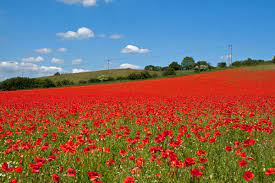
#> input picture Tugas 3 - Image Segmentation/1223800005 - SilfianaNH_Tugas3 Full Source Code/download.jpg, 275 x 183 px
$ python shiclustering.py
#> lines starting #> are read from the running program, lines starting #| are printed output that depends on the picture; after the words box and inside, x2 and y2 are one past the last pixel; in counts of white or black regions, pixels touching at a corner belong together
import cv2
import numpy as np

image = cv2.imread('download.jpg')
#> image is the input picture: shape (183, 275, 3); mean B, G, R 99.1, 105, 127.2
gray = cv2.cvtColor(image, cv2.COLOR_BGR2GRAY)
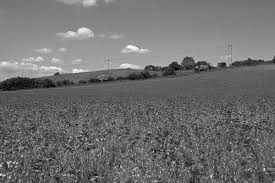
#> gray: shape (183, 275); min 3, max 254, mean 110.9
corners = cv2.goodFeaturesToTrack(gray, maxCorners=100, qualityLevel=0.01, minDistance=10)
#> corners = 100 rows, first 8: [195, 62], [21, 156], [264, 169], [8, 162], [5, 175], [224, 63], [5, 140], [153, 151]
corners = np.int0(corners)
for corner in corners:
    x, y = corner.ravel()
    cv2.circle(image, (x, y), 3, 255, -1)
#> this loop made 100 passes
#> (x, y) on passes 1 to 12: (195, 62), (21, 156), (264, 169), (8, 162), (5, 175), (224, 63), (5, 140), (153, 151), (138, 175), (174, 162), (91, 179), (257, 139)
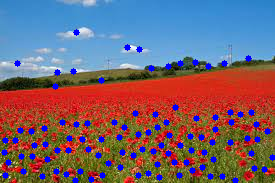
#> image: shape (183, 275, 3); 5.76% of pixels changed, all inside (x1, y1, x2, y2) = (1, 29, 275, 183)
cv2.imshow('Hasil Deteksi Corner', image)
cv2.waitKey(0)
cv2.destroyAllWindows()

$ run again, with Tugas 3 - Image Segmentation/1223800005 - SilfianaNH_Tugas3 Full Source Code/best.jpg copied over Tugas 3 - Image Segmentation/1223800005 - SilfianaNH_Tugas3 Full Source Code/download.jpg
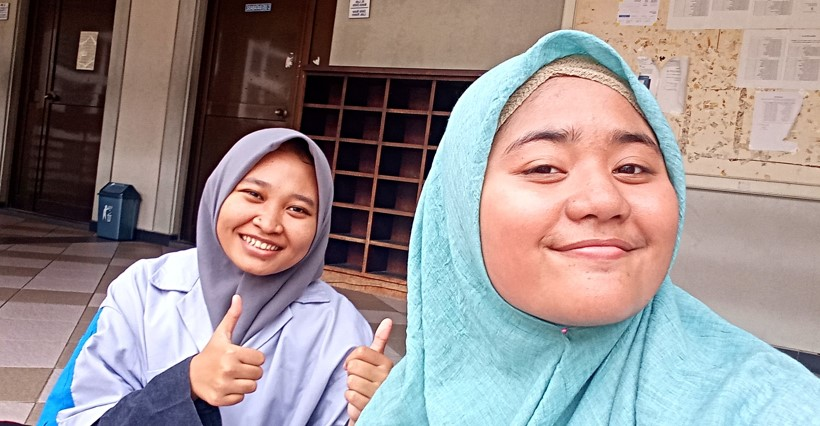
#> input picture Tugas 3 - Image Segmentation/1223800005 - SilfianaNH_Tugas3 Full Source Code/best.jpg, 820 x 426 px
#> image is the input picture: shape (426, 820, 3); mean B, G, R 141.7, 141.7, 152.7
#> `gray = cv2.cvtColor(image, cv2.COLOR_BGR2GRAY)`:
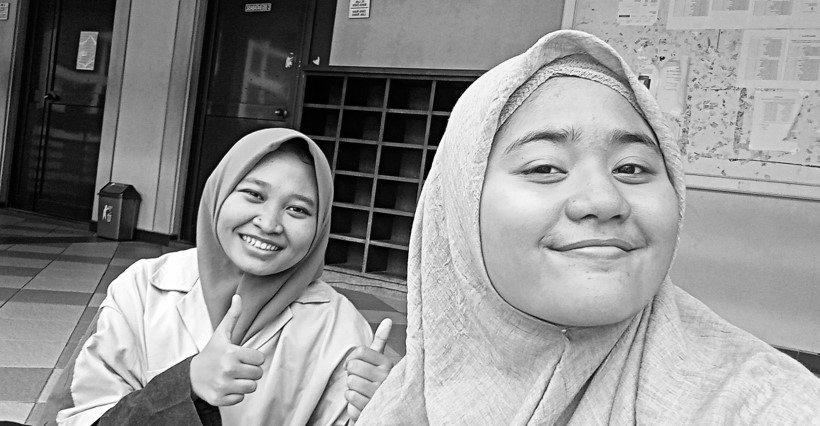
#> gray: shape (426, 820); min 0, max 255, mean 145
#> corners = 100 rows, first 8: [664, 57], [292, 208], [648, 88], [314, 61], [195, 246], [187, 292], [286, 66], [370, 239]
#> the loop `for corner in corners:` made 100 passes
#> after the loop `for corner in corners:`:
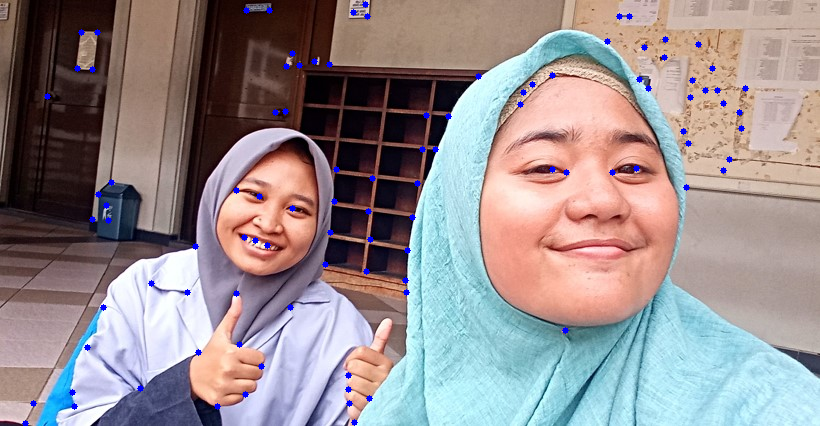
#> image: shape (426, 820, 3); 0.83% of pixels changed, all inside (x1, y1, x2, y2) = (22, 1, 749, 426)

$ run again, with Tugas 3 - Image Segmentation/1223800005 - SilfianaNH_Tugas3 Full Source Code/cluster_0.jpg copied over Tugas 3 - Image Segmentation/1223800005 - SilfianaNH_Tugas3 Full Source Code/download.jpg
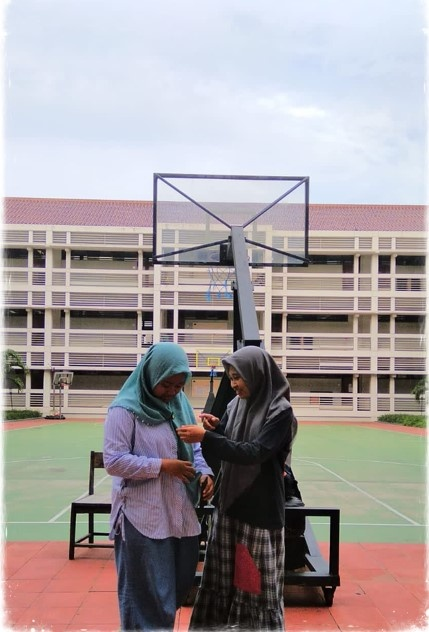
#> input picture Tugas 3 - Image Segmentation/1223800005 - SilfianaNH_Tugas3 Full Source Code/cluster_0.jpg, 429 x 632 px
#> image is the input picture: shape (632, 429, 3); mean B, G, R 158.5, 156.8, 164.5
#> `gray = cv2.cvtColor(image, cv2.COLOR_BGR2GRAY)`:
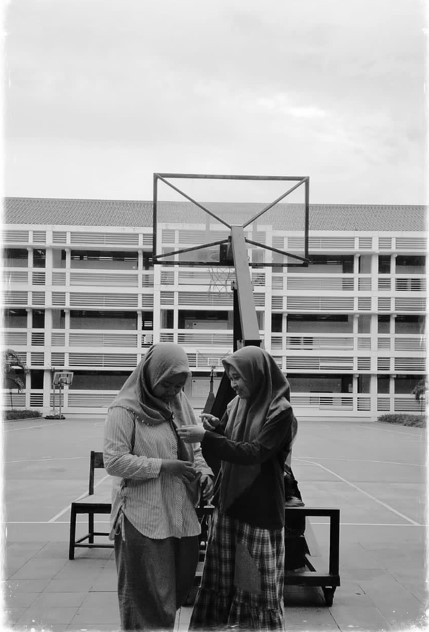
#> gray: shape (632, 429); min 0, max 255, mean 159.3
#> corners = 100 rows, first 8: [234, 351], [157, 259], [152, 329], [142, 329], [358, 392], [42, 388], [43, 327], [179, 310]
#> the loop `for corner in corners:` made 100 passes
#> after the loop `for corner in corners:`:
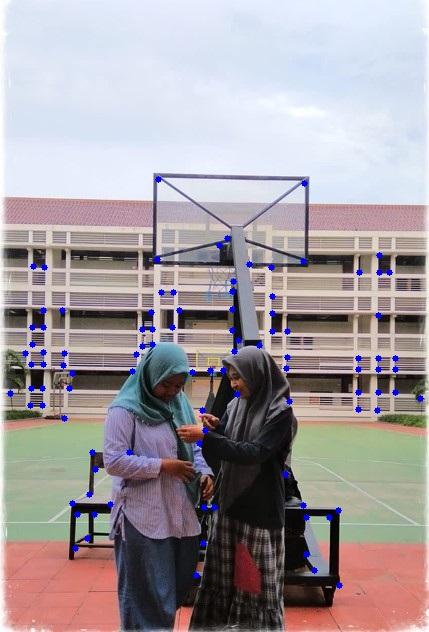
#> image: shape (632, 429, 3); 1.07% of pixels changed, all inside (x1, y1, x2, y2) = (7, 176, 424, 589)
